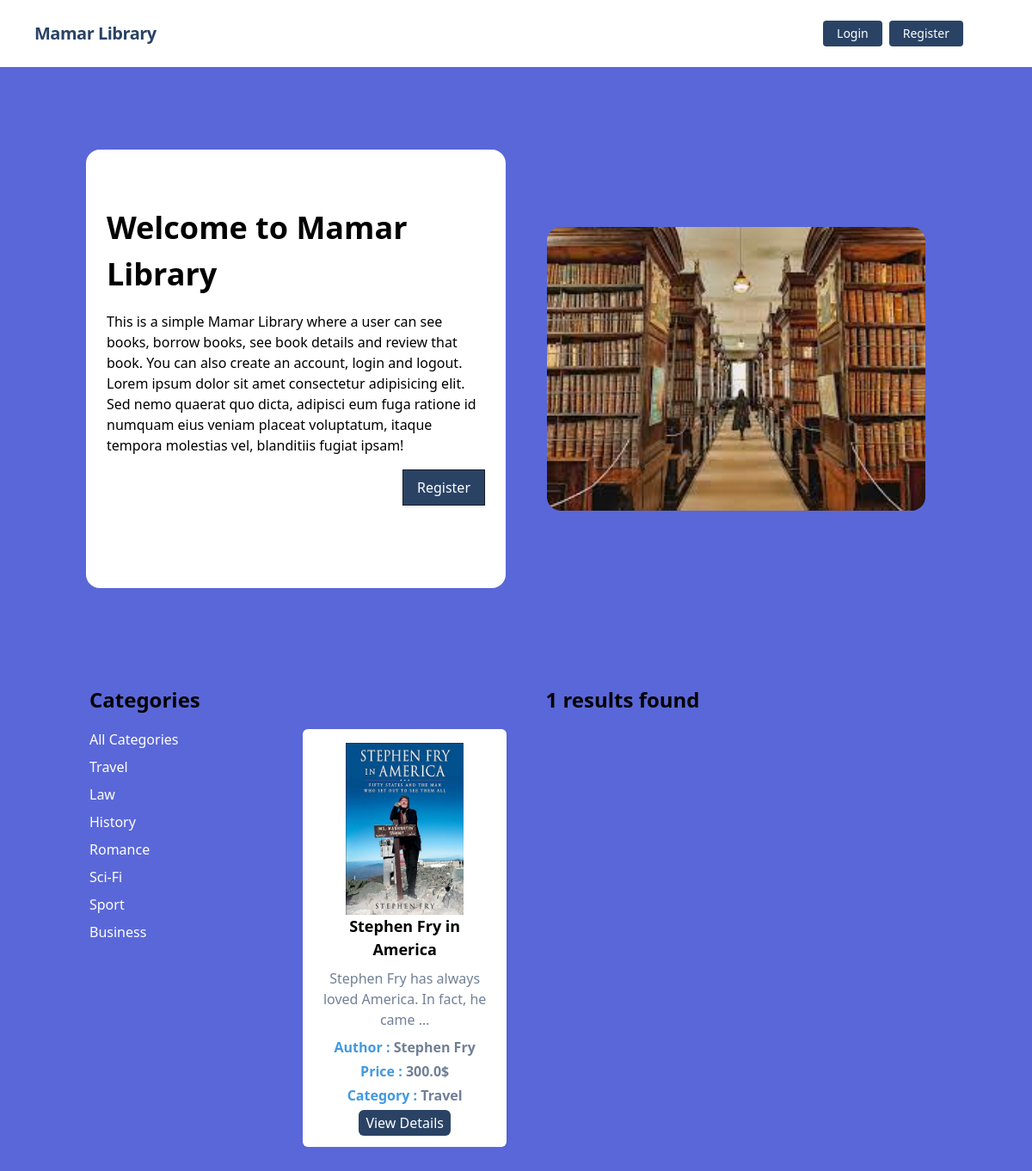
/category/travel/, run on the app's committed database.
### categories/models.py (models this page shows, shortened)
class Category(models.Model):
    name = models.CharField(max_length = 100)
    slug = models.SlugField(max_length = 100, unique=True, null=True, blank=True)

### posts/models.py (models this page shows, shortened)
class Post(models.Model):
    title = models.CharField(max_length = 100)
    content = models.TextField(default = None)
    category = models.ManyToManyField(Category)
    author = models.CharField(max_length = 100)
    image = models.ImageField(upload_to = 'posts/media/uploads/', blank = True, null = True)
    price = models.FloatField()
    borrowers = models.ManyToManyField(User, related_name='borrowed_books', blank=True)

### core/views.py (the view)
# urls.py: path('', HomeView, name='home'),
def HomeView(request, category_slug = None):
    data = Post.objects.all()
    if category_slug is not None:
        category = Category.objects.get(slug = category_slug)
        data = Post.objects.filter(category = category)
    categories = Category.objects.all()
    return render(request, 'index.html', {'data' : data, 'category' : categories})

### core/templates/index.html (shortened to what this page needs)
{% extends 'base.html' %}
{% load static %}
{% block content %}
<div class="container mx-auto flex flex-col md:flex-row items-center my-12 md:my-24">
  <div class="flex flex-col w-full lg:w-1/2 justify-center items-start pt-12 pb-24 px-6 bg-white rounded-2xl bg-opacity-70 mx-3">
    <h1 class="font-bold text-4xl my-4">Welcome to Mamar Library</h1>
    <p class="leading-normal mb-4">
      This is a simple Mamar Library where a user can see books, borrow books,
      see book details and review that book. You can also create an account,
      login and logout. Lorem ipsum dolor sit amet consectetur adipisicing elit.
      Sed nemo quaerat quo dicta, adipisci eum fuga ratione id numquam eius
      veniam placeat voluptatum, itaque tempora molestias vel, blanditiis fugiat
      ipsam!
    </p>
    <div class="flex justify-end w-full">
      <a
        href="{% url 'register' %}"
        class="bg-blue-900 text-white rounded-none hover:bg-white hover:text-blue-900 hover:border-blue-900 shadow hover:shadow-lg py-2 px-4 border border-gray-900 hover:border-transparent"
        >Register</a
      >
    </div>
  </div>
  <div class="flex flex-col w-full lg:w-1/2 justify-center pt-10 pb-10 px-6 rounded-2xl mx-3">
    <img class="rounded-2xl" src="{% static 'library.jpeg' %}" />
  </div>
</div>
<div class="container mx-auto p-4">
    <div class="flex">
        {% include 'categories.html' %}
        {% include 'books.html' %}
    </div>
</div>
{% endblock %}

### core/templates/categories.html
<div class="w-1/4 pr-4">
    <h2 class="text-2xl font-bold mb-4">Categories</h2>
    <div class="space-y-2 overflow-y-auto" style="max-height: 500px;">
        <a href="{% url 'home' %}" class="block text-white hover:underline">All Categories</a>
        {% for cat in category %}
        <a href="{% url 'category_wise_post' cat.slug %}" class="block text-white hover:underline">{{cat.name}}</a>
        {% endfor %}
    </div>
</div>

### core/templates/books.html
{% load static %}
<div class="w-3/4">
    <h2 class="text-2xl font-bold mb-4 text-center">{{data|length}} results found</h2>
    <div class="mb-10 grid grid-cols-1 sm:grid-cols-2 md:grid-cols-3 gap-4 space-y-2 overflow-y-auto" style="max-height: 500px;">
        {% for book in data %}
        <div class="bg-white p-4 shadow-md rounded-md">
            <div class="flex justify-center">
                {% if book.image %}
                <img style="height: 200px; object-fit: cover;" src="{{book.image.url}}" class="img-fluid" alt="{{book.title}}">
                {% else %}
                <img style="height: 200px; object-fit: cover;" class="img-fluid" alt="No Image Available"></img>
                {% endif %}
            </div>
            <div class="text-center">
                <h3 class="text-lg font-bold mb-2">{{book.title}}</h3>
                <p style="height: 80px;" class="text-gray-600">{{book.content |truncatewords:10 }}</p>
                <p class="text-blue-500 font-bold mb-1">Author : <span class="text-gray-600">{{book.author}}</span></p>
                <p class="text-blue-500 font-bold mb-1">Price : <span class="text-gray-600">{{book.price}}$</span></p>
                <p class="text-blue-500 font-bold mb-2">
                    Category : {% for j in book.category.all %}
                    <span class="text-gray-600">{{j.name}}</span>
                    {% endfor %}
                </p>
            </div>
            <div class="text-center mt-2">
                {% if user.is_authenticated %}
                <a href="{% url 'details_post' book.id %}"
                    class="bg-blue-900 text-white py-1 px-2 rounded-md hover:bg-blue-600">View Details</a>
                {% else %}
                <a href="{% url 'login' %}"
                    class="bg-blue-900 text-white py-1 px-2 rounded-md hover:bg-blue-600">View Details</a>
                {% endif %}
            </div>
        </div>
        {% endfor %}
    </div>
</div>

### data on the page
Category: name "Travel"
Category: name "Law"
Category: name "History"
Category: name "Romance"
Category: name "Sci-Fi"
Category: name "Sport"
Category: name "Business"
Post: image (picture), title "Stephen Fry in America", content "Stephen Fry has always loved America. In fact, he came …", author "Stephen Fry", price "300.0"

### other printed values
{{ data|length }} "1"
